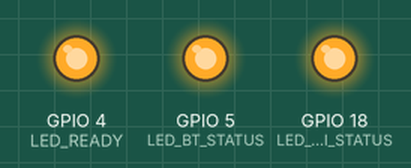
A sketch run on a simulated ESP32. Parts: output pins drawn as LEDs (lit = HIGH). WiFi joins after 1.5 s; servers stay silent unless stated; nothing arrives over Bluetooth unless stated; what the sketch prints to the serial monitor is not drawn.

Above: at 2.0 s.
At 3.0 s:
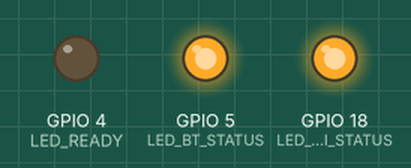
Timing chart, 0 to 4.5 s (numbered marks = the images above):
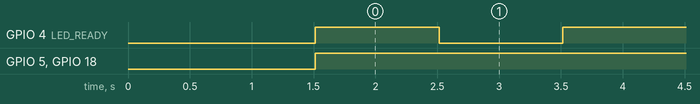

Measured:
- by itself, GPIO 4 (LED_READY): alternates HIGH for 1.0 s and LOW for 1.0 s
- by itself, GPIO 5 (LED_BT_STATUS), GPIO 18 (LED_WIFI_STATUS): LOW → HIGH at 1.5 s

The sketch:

bluetooth_wifi_indicators.ino
```cpp
/*
 * Bluetooth and WiFi Connection Indicator for ESP32 Keyless System
 *
 * Features:
 * - Connects to WiFi hotspot (SSID: STARLINK, Password: 12345678910)
 * - LED Indicators:
 *   - LED1 (GPIO 4): Ready indicator
 *   - LED2 (GPIO 5): Bluetooth connection status
 *   - LED3 (GPIO 18): WiFi connection status
 */

#include <WiFi.h>
#include <BluetoothSerial.h>

// Define LED pins according to your wiring guide
const int LED_READY = 4;        // Ready indicator
const int LED_BT_STATUS = 5;    // Bluetooth connection status
const int LED_WIFI_STATUS = 18; // WiFi connection status

// WiFi credentials
const char* ssid = "STARLINK";
const char* password = "12345678910";

// Bluetooth serial object
BluetoothSerial SerialBT;

// Variables to store connection status
bool wifiConnected = false;
bool btConnected = false;

// Timer variables for blinking ready LED
unsigned long previousMillis = 0;
const long interval = 1000; // 1 second interval
bool ledState = false;

void setup() {
  // Initialize LED pins as outputs
  pinMode(LED_READY, OUTPUT);
  pinMode(LED_BT_STATUS, OUTPUT);
  pinMode(LED_WIFI_STATUS, OUTPUT);

  // Initialize LEDs to OFF state
  digitalWrite(LED_READY, LOW);
  digitalWrite(LED_BT_STATUS, LOW);
  digitalWrite(LED_WIFI_STATUS, LOW);

  Serial.begin(115200);
  Serial.println("ESP32 Bluetooth and WiFi Connection Indicator Starting...");

  // Initialize Bluetooth
  if (!SerialBT.begin("ESP32_Bluetooth")) {
    Serial.println("An error occurred initializing Bluetooth");
  } else {
    Serial.println("Bluetooth initialized successfully");
  }

  // Connect to WiFi
  connectToWiFi();

  Serial.println("System ready. Waiting for connections...");
}

void loop() {
  // Handle WiFi connection
  handleWiFiConnection();

  // Handle Bluetooth connection
  handleBluetoothConnection();

  // Blink the ready LED to indicate system is running
  blinkReadyLED();

  // Small delay to reduce CPU usage
  delay(10);
}

void connectToWiFi() {
  Serial.print("Connecting to WiFi: ");
  Serial.println(ssid);

  WiFi.begin(ssid, password);

  // Wait for connection with timeout
  int attempts = 0;
  const int maxAttempts = 20; // 20 * 500ms = 10 seconds timeout

  while (WiFi.status() != WL_CONNECTED && attempts < maxAttempts) {
    delay(500);
    Serial.print(".");
    attempts++;
  }

  if (WiFi.status() == WL_CONNECTED) {
    Serial.println("");
    Serial.println("WiFi connected successfully!");
    Serial.print("IP address: ");
    Serial.println(WiFi.localIP());
    wifiConnected = true;
  } else {
    Serial.println("");
    Serial.println("Failed to connect to WiFi");
    wifiConnected = false;
  }
}

void handleWiFiConnection() {
  // Check current WiFi status
  bool currentStatus = (WiFi.status() == WL_CONNECTED);

  if (currentStatus != wifiConnected) {
    wifiConnected = currentStatus;

    if (wifiConnected) {
      Serial.println("WiFi connected!");
      Serial.print("IP address: ");
      Serial.println(WiFi.localIP());
    } else {
      Serial.println("WiFi disconnected!");
      // Attempt to reconnect
      connectToWiFi();
    }
  }

  // Update WiFi status LED - LED ON when connected, OFF when not connected
  if (wifiConnected) {
    digitalWrite(LED_WIFI_STATUS, HIGH);  // Turn ON LED when WiFi is connected
  } else {
    digitalWrite(LED_WIFI_STATUS, LOW);   // Turn OFF LED when WiFi is not connected
  }
}

void handleBluetoothConnection() {
  // Check if there's a Bluetooth client connected
  bool currentStatus = SerialBT.hasClient();

  if (currentStatus != btConnected) {
    btConnected = currentStatus;

    if (btConnected) {
      Serial.println("Bluetooth client connected!");
    } else {
      Serial.println("Bluetooth client disconnected!");
    }
  }

  // Update Bluetooth status LED - LED ON when connected, OFF when not connected
  if (btConnected) {
    digitalWrite(LED_BT_STATUS, HIGH);    // Turn ON LED when Bluetooth is connected
  } else {
    digitalWrite(LED_BT_STATUS, LOW);     // Turn OFF LED when Bluetooth is not connected
  }
}

void blinkReadyLED() {
  unsigned long currentMillis = millis();

  if (currentMillis - previousMillis >= interval) {
    previousMillis = currentMillis;

    // Toggle LED state
    ledState = !ledState;
    digitalWrite(LED_READY, ledState);
  }
}

// Optional: Function to handle incoming Bluetooth data
void handleBluetoothData() {
  if (SerialBT.available()) {
    String receivedData = SerialBT.readString();
    receivedData.trim(); // Remove any trailing whitespace

    Serial.print("Received via Bluetooth: ");
    Serial.println(receivedData);

    // Echo back to Bluetooth client
    SerialBT.println("Echo: " + receivedData);
  }
}
```
